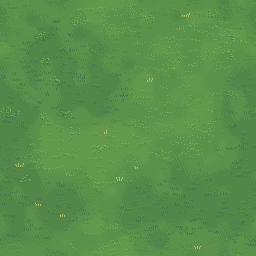
#> input picture Natural/Terreno/Pasto.png, 256 x 256 px
$ python natural_intro.py
#> lines starting #> are read from the running program, lines starting #| are printed output that depends on the picture
#> in base_valle, `im = vacio()`: im: PIL image 540x270 RGBA; every value is 0
"""Fondos pintados de la introducción y del desmayo. Dibujo propio hecho por código, por capas para dar profundidad.
Cielo, Montes, Valle y Frente se mueven a distinta velocidad. Salida: Natural/IntroN/. Uso: python3 arte/natural_intro.py"""
import math, os, random
import numpy as np
from PIL import Image, ImageDraw, ImageFont
A = os.path.dirname(os.path.abspath(__file__)); B = os.path.join(A, ".."); N = os.path.join(B, "Natural"); OUT = os.path.join(N, "IntroN")
os.makedirs(OUT, exist_ok=True)
W, H = 540, 270
BAYER = np.array([[0, 8, 2, 10], [12, 4, 14, 6], [3, 11, 1, 9], [15, 7, 13, 5]]) / 16
hx = lambda s: tuple(int(s[i:i + 2], 16) for i in (1, 3, 5))
def cargar(r): return Image.open(os.path.join(N, r)).convert("RGBA")
#> called with r = 'Terreno/Pasto.png'
#> returned value is the input picture: PIL image 256x256 RGBA; mean R, G, B, A 88.9, 143, 74.7, 255
def vacio(w=W, h=H): return Image.new("RGBA", (w, h), (0, 0, 0, 0))

# [26 lines left out: functions degradado, nubes, not called in this run]

def cresta(x, sem, escala=1.0):
    r = random.Random(sem); fs = [(r.uniform(.006, .012), r.uniform(0, 6), 1), (r.uniform(.02, .03), r.uniform(0, 6), .45), (r.uniform(.05, .08), r.uniform(0, 6), .18), (r.uniform(.13, .2), r.uniform(0, 6), .06)]
    return sum(a * math.sin(f * x + p) for f, p, a in fs) * escala

# [23 lines left out: function montes, not called in this run]

def som_nieve(n, s):
    a, b = hx(n), hx(s)
    return "#%02x%02x%02x" % tuple((p * 3 + q) // 4 for p, q in zip(a, b))

def colina(im, y0, amp, sem, tile, tono=None, arb=0, arb_c=("#355a3f", "#2a4a38")):
#> called with y0 = 140, amp = 8, sem = 21, arb = 0, arb_c = ('#355a3f', '#2a4a38')
    px = im.load(); t = tile.load(); r = random.Random(sem)
    for x in range(W):
        top = int(y0 + amp * cresta(x, sem, .9))
        for y in range(top, H):
            c = t[x % tile.width, y % tile.height]
            px[x, y] = c
        px[x, top] = tuple(min(255, v + 18) for v in t[x % tile.width, top % tile.height][:3]) + (255,)
    for _ in range(arb):    # arboledas lejanas
        x, rad = r.randrange(W), r.randint(4, 9); top = int(y0 + amp * cresta(x, sem, .9))
        for yy in range(top - rad * 2, top + 2):
            for xx in range(x - rad - 2, x + rad + 3):
                if 0 <= xx < W and 0 <= yy < H and ((xx - x) / (rad + 2)) ** 2 + ((yy - (top - rad)) / (rad + 1)) ** 2 < 1:
                    px[xx, yy] = hx(arb_c[0] if xx - x + yy - (top - rad) < 1 else arb_c[1]) + (255,)

# [94 lines left out: functions pegar, camino_horizontal, mata, surcos, cerca, grada and 3 more, not called in this run]

CASA = lambda: cargar("Objetos/Casa.png"); GRANERO = lambda: cargar("Objetos/Granero.png")
ARB = lambda n: cargar(f"Plantas/Arbol{n}.png")
PAPA2, PAPA3 = (lambda: cargar("Cultivos/Papa_2.png")), (lambda: cargar("Cultivos/Papa_3.png"))
TILE = lambda: cargar("Terreno/Pasto.png")

# [20 lines left out: function primer_plano, not called in this run]

def base_valle(casa=True, campo="papas", granero=False, estado="nueva", letr=None, arboles=True, flores_cam=True):
    im = vacio(); colina(im, 140, 8, 21, TILE()); t = im.load()
#> after `colina(im, 140, 8, 21, TILE())`:
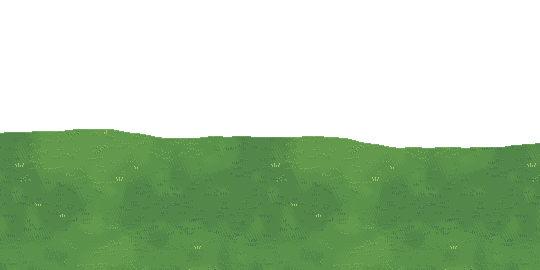
#> im: PIL image 540x270 RGBA; mean R, G, B, A 43, 69.3, 36.4, 124.2; transparent parts drawn white
    if arboles:
        for n, x, y in ((1, -12, 78), (2, 34, 84), (2, 416, 82), (1, 470, 74), (3, 372, 90)):
            pegar(im, ARB(n), x, y)
    if casa:
        c = CASA()
        if estado == "ruina":
            c = cargar_ruina()
        pegar(im, c, 96, 72)
    if granero:
        pegar(im, GRANERO(), 262, 58)
    cerca(im, 0, 96, 152); cerca(im, 232 if not granero else 396, 372 if not granero else 540, 152)
    if campo:
        surcos(im, 0, W, 200, 244, campo, 3)
    camino_horizontal(im, 175, 195)
    if letr: letrero(im, 26, 148, letr)
    return im

# [36 lines left out: functions cargar_ruina, maleza, escena, not called in this run]

MDIA = (("#7f94b8", "#5f7196"), "#f2f4f6", ("#6f8f8a", "#587a78"), ((.82, .9, .86), (4, 8, 12), .9), ("#4f7a5a", "#3f6a50"))
NUBE_DIA = ("#ffffff", "#e8eff5", "#c5d3e4")
NUBE_ORO = ("#fff0cf", "#f6c98f", "#d1906f")
NUBE_NOCHE = ("#3a4166", "#2c3254", "#212744")
SOL = (1.03, .98, .88)
# 1847: la tierra dorada
escena("Valle", ["#5fa9dc", "#8cc6e6", "#c2e2ec", "#f6e9c4"], MDIA, NUBE_DIA, 7,
#> (the run stopped early here; a loop or call above may not have finished)
